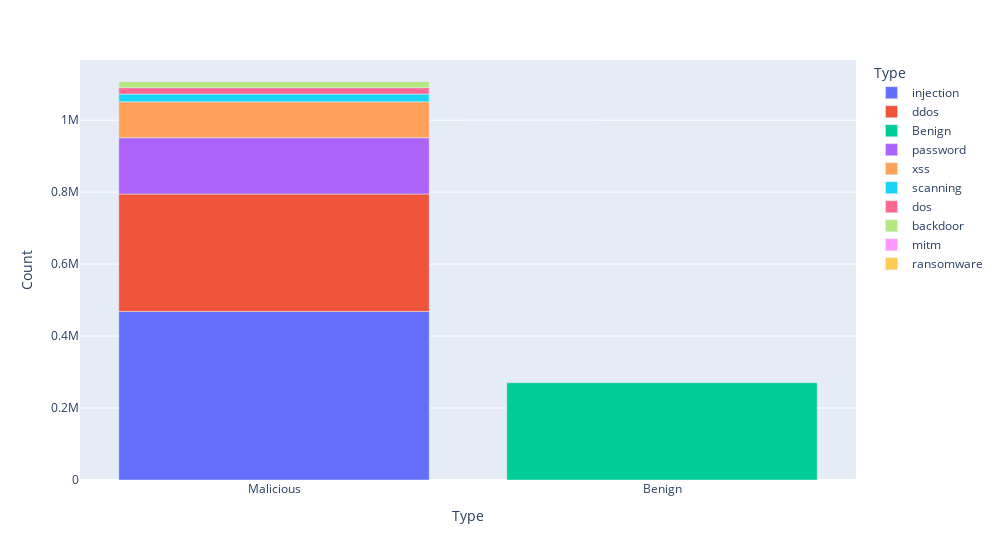

Here is the notebook cell this chart was saved with:
### Code cell
import plotly.express as px
import io
import pandas as pd
import numpy as np

df = df['Attack'].value_counts().reset_index()
df.rename(columns = {'index':'Type', 'Attack':'Count'}, inplace = True)

print(df)

fig = px.bar(df, x=np.where(df["Type"].eq("Benign"), "Benign", "Malicious"), y="Count", 
       hover_data=["Type"], color="Type")

# if legend is not wanted...
fig = fig.update_layout(showlegend=True)
fig.update_layout(xaxis_title='Type')
fig.update_layout(width=1000)
fig

### Figure 1 — Plotly figure (JSON) as saved in the notebook; plotly's stock layout.template omitted (floating-point values rounded to 4 significant figures)
{"data": [{"alignmentgroup": "True", "customdata": [["injection"]], "hovertemplate": "Type=%{customdata[0]}<br>x=%{x}<br>Count=%{y}<extra></extra>", "legendgroup": "injection", "marker": {"color": "#636efa", "pattern": {"shape": ""}}, "name": "injection", "offsetgroup": "injection", "orientation": "v", "showlegend": true, "textposition": "auto", "type": "bar", "x": ["Malicious"], "xaxis": "x", "y": [468539], "yaxis": "y"}, {"alignmentgroup": "True", "customdata": [["ddos"]], "hovertemplate": "Type=%{customdata[0]}<br>x=%{x}<br>Count=%{y}<extra></extra>", "legendgroup": "ddos", "marker": {"color": "#EF553B", "pattern": {"shape": ""}}, "name": "ddos", "offsetgroup": "ddos", "orientation": "v", "showlegend": true, "textposition": "auto", "type": "bar", "x": ["Malicious"], "xaxis": "x", "y": [326345], "yaxis": "y"}, {"alignmentgroup": "True", "customdata": [["Benign"]], "hovertemplate": "Type=%{customdata[0]}<br>x=%{x}<br>Count=%{y}<extra></extra>", "legendgroup": "Benign", "marker": {"color": "#00cc96", "pattern": {"shape": ""}}, "name": "Benign", "offsetgroup": "Benign", "orientation": "v", "showlegend": true, "textposition": "auto", "type": "bar", "x": ["Benign"], "xaxis": "x", "y": [270279], "yaxis": "y"}, {"alignmentgroup": "True", "customdata": [["password"]], "hovertemplate": "Type=%{customdata[0]}<br>x=%{x}<br>Count=%{y}<extra></extra>", "legendgroup": "password", "marker": {"color": "#ab63fa", "pattern": {"shape": ""}}, "name": "password", "offsetgroup": "password", "orientation": "v", "showlegend": true, "textposition": "auto", "type": "bar", "x": ["Malicious"], "xaxis": "x", "y": [156299], "yaxis": "y"}, {"alignmentgroup": "True", "customdata": [["xss"]], "hovertemplate": "Type=%{customdata[0]}<br>x=%{x}<br>Count=%{y}<extra></extra>", "legendgroup": "xss", "marker": {"color": "#FFA15A", "pattern": {"shape": ""}}, "name": "xss", "offsetgroup": "xss", "orientation": "v", "showlegend": true, "textposition": "auto", "type": "bar", "x": ["Malicious"], "xaxis": "x", "y": [99944], "yaxis": "y"}, {"alignmentgroup": "True", "customdata": [["scanning"]], "hovertemplate": "Type=%{customdata[0]}<br>x=%{x}<br>Count=%{y}<extra></extra>", "legendgroup": "scanning", "marker": {"color": "#19d3f3", "pattern": {"shape": ""}}, "name": "scanning", "offsetgroup": "scanning", "orientation": "v", "showlegend": true, "textposition": "auto", "type": "bar", "x": ["Malicious"], "xaxis": "x", "y": [21467], "yaxis": "y"}, {"alignmentgroup": "True", "customdata": [["dos"]], "hovertemplate": "Type=%{customdata[0]}<br>x=%{x}<br>Count=%{y}<extra></extra>", "legendgroup": "dos", "marker": {"color": "#FF6692", "pattern": {"shape": ""}}, "name": "dos", "offsetgroup": "dos", "orientation": "v", "showlegend": true, "textposition": "auto", "type": "bar", "x": ["Malicious"], "xaxis": "x", "y": [17717], "yaxis": "y"}, {"alignmentgroup": "True", "customdata": [["backdoor"]], "hovertemplate": "Type=%{customdata[0]}<br>x=%{x}<br>Count=%{y}<extra></extra>", "legendgroup": "backdoor", "marker": {"color": "#B6E880", "pattern": {"shape": ""}}, "name": "backdoor", "offsetgroup": "backdoor", "orientation": "v", "showlegend": true, "textposition": "auto", "type": "bar", "x": ["Malicious"], "xaxis": "x", "y": [17247], "yaxis": "y"}, {"alignmentgroup": "True", "customdata": [["mitm"]], "hovertemplate": "Type=%{customdata[0]}<br>x=%{x}<br>Count=%{y}<extra></extra>", "legendgroup": "mitm", "marker": {"color": "#FF97FF", "pattern": {"shape": ""}}, "name": "mitm", "offsetgroup": "mitm", "orientation": "v", "showlegend": true, "textposition": "auto", "type": "bar", "x": ["Malicious"], "xaxis": "x", "y": [1295], "yaxis": "y"}, {"alignmentgroup": "True", "customdata": [["ransomware"]], "hovertemplate": "Type=%{customdata[0]}<br>x=%{x}<br>Count=%{y}<extra></extra>", "legendgroup": "ransomware", "marker": {"color": "#FECB52", "pattern": {"shape": ""}}, "name": "ransomware", "offsetgroup": "ransomware", "orientation": "v", "showlegend": true, "textposition": "auto", "type": "bar", "x": ["Malicious"], "xaxis": "x", "y": [142], "yaxis": "y"}], "layout": {"barmode": "relative", "legend": {"title": {"text": "Type"}, "tracegroupgap": 0}, "margin": {"t": 60}, "showlegend": true, "width": 1000, "xaxis": {"anchor": "y", "domain": [0, 1], "title": {"text": "Type"}}, "yaxis": {"anchor": "x", "domain": [0, 1], "title": {"text": "Count"}}}}
